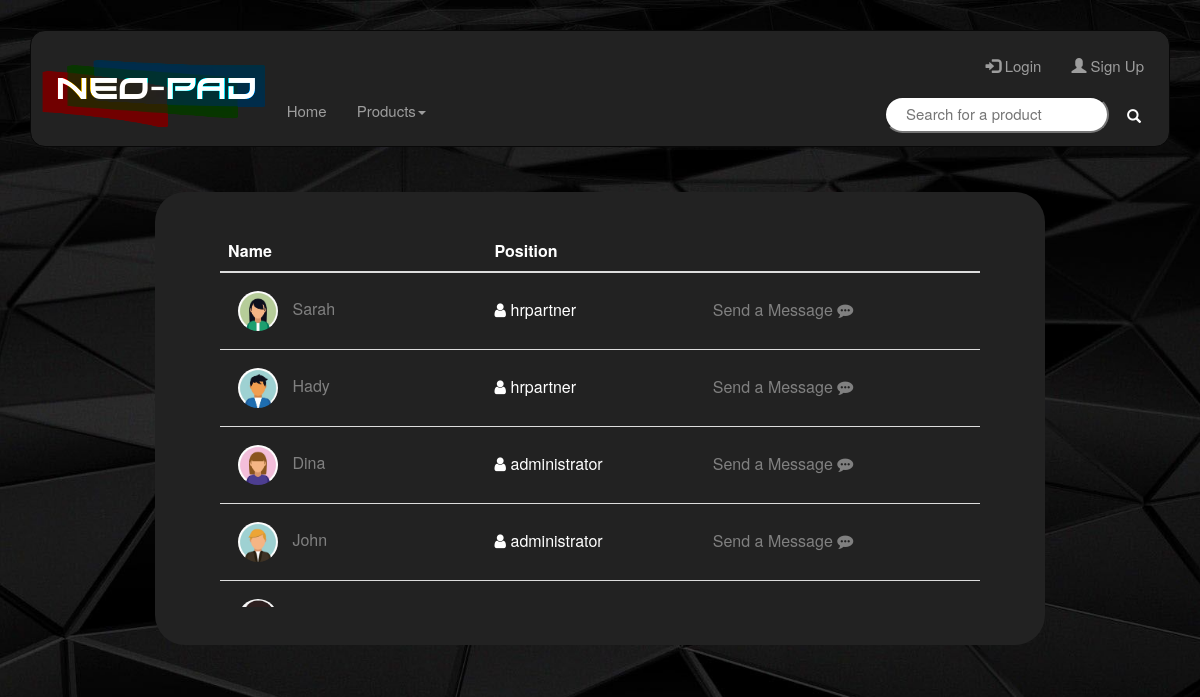
Page /ContactUs.php on the committed database.
### tables this page shows
CREATE TABLE `users` (
  `id` int(10) UNSIGNED NOT NULL,
  `username` varchar(30) NOT NULL,
  `password` varchar(225) NOT NULL,
  `email` varchar(50) NOT NULL,
  `address` varchar(50) DEFAULT NULL,
  `imagePath` varchar(255) DEFAULT NULL,
  `userType` varchar(15) NOT NULL
);

### ContactUs.php (the view, shortened to what this page needs)
<html>
    <head>
    </head>
    <body>
        <?php
        include "Menu.php";
        $con = new mysqli("localhost", "root", "", "project");
        $sql= "SELECT imagePath,username,userType,id FROM users WHERE userType='hrpartner' OR userType='auditor' OR userType='administrator'";
        $result = mysqli_query($con,$sql);
        ?>
        <div class='container'>
            <div class='card'>
                <div class="large-card-container">
                    <div class="List">
                        <table class="table">
                            <thead>
                                <tr>
                                    <th>Name</th>
                                    <th>Position</th>
                                    <th></th>
                                </tr>
                            </thead>
                            <tbody>
                                <?php
                                while($row = $result->fetch_assoc()){
                                    ?>
                                    <tr>
                                        <td>
                                            <?php
                                            echo "<img src=". $row['imagePath']. " class='user-pic-icon'>";
                                            echo "<a href=profile.php?id=" . $row['id'] . "> " . $row['username'] . "</a>";
                                            ?>
                                        </td>
                                        <td>
                                            <i class="fa fa-user"></i>
                                            <?php
                                            echo $row['userType'];
                                            ?>
                                        </td>
                                        <td>
                                            <?php
                                            echo "<a href=Chat.php?id=". $row['id'] . ">Send a Message <i class='fa fa-commenting'></i></a>";
                                            ?>
                                        </td>
                                    </tr>
                                <?php
                                }
                                ?>
                            </tbody>
                        </table>
                    </div>
                    <br>
                </div>
            </div>
        </div>
    </body>
</html>

### Style.css (style rules this page uses)
body { margin: 30px; background: black; color: white; line-height: 1.5; font-size: 15px; background-image: url(resources/images/style/background/bg.jpg); background-position: center; background-repeat:no-repeat; background-size:cover; }
a { color: unset; }
a:visited, a:link, a:active { color: grey; text-decoration: none; }
.table>tbody>tr>td { vertical-align: middle !important; }
.user-pic-icon { border-radius: 4rem; width: 40px; height: 40px; margin: 10px; }
.List { padding:25px; height: 400px; overflow-y: auto; }
.container { width: fit-content; height: fit-content; }
.card { background: #222; margin:20px; border-radius: 3rem; }
.large-card-container { text-align: center; padding:15px; margin:25px; width: 840px; max-height: 777px; overflow-y: auto; }

### rows in the picture
users: imagePath (picture), username "Sarah", userType "hrpartner"
users: imagePath (picture), username "Hady", userType "hrpartner"
users: imagePath (picture), username "Dina", userType "administrator"
users: imagePath (picture), username "John", userType "administrator"
users: imagePath (picture)
